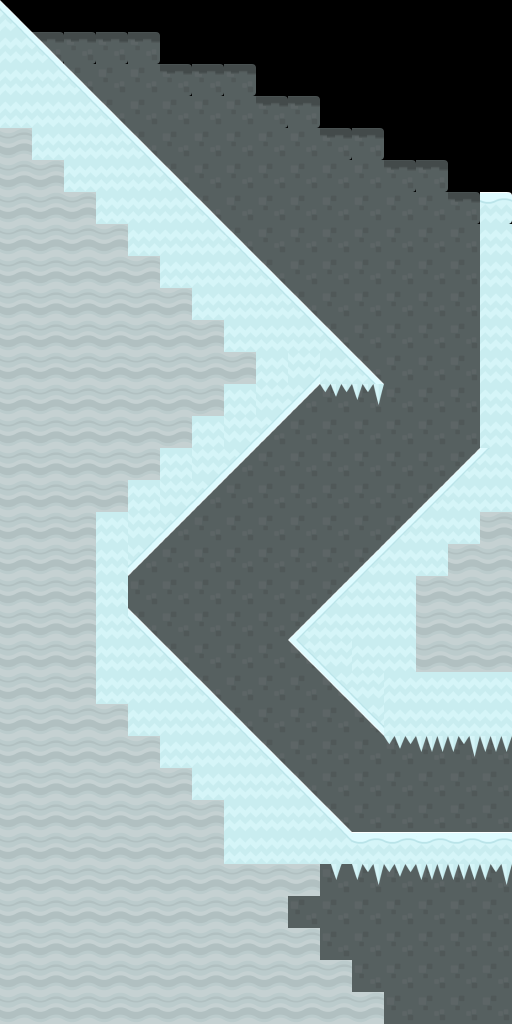

Rendered tile map (Tiled .tmx) drawn with the repository's tilesets; below, a short description and the full map source, tile grids included:
An orthogonal 16x32 tile map with 32x32 px tiles, 2 tile layers (Background, Foreground), 2 tilesets and 13 objects (Start, End, Size).

<map version="1.10" tiledversion="1.11.2" orientation="orthogonal" renderorder="right-down" width="16" height="32" tilewidth="32" tileheight="32" infinite="0" nextlayerid="8" nextobjectid="23">
 <editorsettings>
  <export target="Level_1.lua" format="lua" />
 </editorsettings>
 <tileset firstgid="1" name="Ground" tilewidth="32" tileheight="32" tilecount="128" columns="8">
  <image source="../../Art/Kenney/Platformer Pack Redux (360 assets)/Spritesheets/spritesheet_ground_32px.png" width="256" height="512" />
 </tileset>
 <tileset firstgid="129" name="Ice" tilewidth="32" tileheight="32" tilecount="98" columns="14">
  <image source="../../Art/Kenney/kenney_platformer-art-winter/sheet_32px.png" width="448" height="224" />
 </tileset>
 <layer id="3" name="Background" width="16" height="32" opacity="0.5">
  <data encoding="csv">
0,0,0,0,0,0,0,0,0,0,0,0,0,0,0,0,
36,35,35,35,35,0,0,0,0,0,0,0,0,0,0,0,
36,36,36,36,36,35,35,35,0,0,0,0,0,0,0,0,
36,36,36,36,36,36,36,36,35,35,0,0,0,0,0,0,
36,36,36,36,36,36,36,36,36,36,35,35,0,0,0,0,
36,36,36,36,36,36,36,36,36,36,36,36,35,35,0,0,
36,36,36,36,36,36,36,36,36,36,36,36,36,36,35,0,
36,36,36,36,36,36,36,36,36,36,36,36,36,36,36,36,
36,36,36,36,36,36,36,36,36,36,36,36,36,36,36,36,
36,36,36,36,36,36,36,36,36,36,36,36,36,36,36,36,
36,36,36,36,36,36,36,36,36,36,36,36,36,36,36,36,
36,36,36,36,36,36,36,36,36,36,36,36,36,36,36,36,
36,36,36,36,36,36,36,36,36,36,36,36,36,36,36,36,
36,36,36,36,36,36,36,36,36,36,36,36,36,36,36,36,
36,36,36,36,36,36,36,36,36,36,36,36,36,36,36,36,
36,36,36,36,36,36,36,36,36,36,36,36,36,36,36,36,
36,36,36,36,36,36,36,36,36,36,36,36,36,36,36,36,
36,36,36,36,36,36,36,36,36,36,36,36,36,36,36,36,
36,36,36,36,36,36,36,36,36,36,36,36,36,36,36,36,
36,36,36,36,36,36,36,36,36,36,36,36,36,36,36,36,
36,36,36,36,36,36,36,36,36,36,36,36,36,36,36,36,
36,36,36,36,36,36,36,36,36,36,36,36,36,36,36,36,
36,36,36,36,36,36,36,36,36,36,36,36,36,36,36,36,
36,36,36,36,36,36,36,36,36,36,36,36,36,36,36,36,
36,36,36,36,36,36,36,36,36,36,36,36,36,36,36,36,
36,36,36,36,36,36,36,36,36,36,36,36,36,36,36,36,
36,36,36,36,36,36,36,36,36,36,36,36,36,36,36,36,
36,36,36,36,36,36,36,36,36,36,36,36,36,36,36,36,
36,36,36,36,36,36,36,36,36,36,36,36,36,36,36,36,
36,36,36,36,36,36,36,36,36,36,36,36,36,36,36,36,
36,36,36,36,36,36,36,36,36,36,36,36,36,36,36,36,
36,36,36,36,36,36,36,36,36,36,36,36,36,36,36,36
</data>
 </layer>
 <layer id="2" name="Foreground" width="16" height="32">
  <data encoding="csv">
135,0,0,0,0,0,0,0,0,0,0,0,0,0,0,0,
149,135,0,0,0,0,0,0,0,0,0,0,0,0,0,0,
145,149,135,0,0,0,0,0,0,0,0,0,0,0,0,0,
145,145,149,135,0,0,0,0,0,0,0,0,0,0,0,0,
53,145,145,149,135,0,0,0,0,0,0,0,0,0,0,0,
53,53,145,145,149,135,0,0,0,0,0,0,0,0,0,0,
53,53,53,145,145,149,135,0,0,0,0,0,0,0,0,133,
53,53,53,53,145,145,149,135,0,0,0,0,0,0,0,145,
53,53,53,53,53,145,145,149,135,0,0,0,0,0,0,145,
53,53,53,53,53,53,145,145,149,135,0,0,0,0,0,145,
53,53,53,53,53,53,53,145,145,149,135,0,0,0,0,145,
53,53,53,53,53,53,53,53,145,1073741973,149,135,0,0,0,145,
53,53,53,53,53,53,53,145,1073741973,3221225608,173,172,0,0,0,145,
53,53,53,53,53,53,145,1073741973,3221225608,0,0,0,0,0,0,145,
53,53,53,53,53,145,1073741973,3221225608,0,0,0,0,0,0,136,150,
53,53,53,53,145,1073741973,3221225608,0,0,0,0,0,0,136,150,145,
53,53,53,145,1073741973,3221225608,0,0,0,0,0,0,136,150,145,53,
53,53,53,145,3221225608,0,0,0,0,0,0,136,150,145,53,53,
53,53,53,145,0,0,0,0,0,0,136,150,145,53,53,53,
53,53,53,145,135,0,0,0,0,136,150,145,145,53,53,53,
53,53,53,145,149,135,0,0,0,3221225607,1073741974,145,145,53,53,53,
53,53,53,145,145,149,135,0,0,0,3221225607,1073741974,145,145,145,145,
53,53,53,53,145,145,149,135,0,0,0,3221225607,145,145,145,145,
53,53,53,53,53,145,145,149,135,0,0,0,173,171,172,171,
53,53,53,53,53,53,145,145,149,135,0,0,0,0,0,0,
53,53,53,53,53,53,53,145,145,149,135,0,0,0,0,0,
53,53,53,53,53,53,53,145,145,145,149,132,132,132,132,132,
53,53,53,53,53,53,53,53,53,53,188,172,173,171,171,172,
53,53,53,53,53,53,53,53,53,0,0,0,0,0,0,0,
53,53,53,53,53,53,53,53,53,53,0,0,0,0,0,0,
53,53,53,53,53,53,53,53,53,53,53,0,0,0,0,0,
53,53,53,53,53,53,53,53,53,53,53,53,0,0,0,0
</data>
 </layer>
 <group id="7" name="Objects" visible="0">
  <objectgroup id="5" name="ice_Collision">
   <object id="7" x="0" y="0">
    <polygon points="0,0 384,384 0,384" />
   </object>
   <object id="9" x="384" y="384">
    <polygon points="0,0 -384,0 -384,-384" />
   </object>
   <object id="11" x="128" y="608">
    <polygon points="0,0 224,224 0,224" />
   </object>
   <object id="12" x="384" y="736">
    <polygon points="0,0 -96,-96 0,-96" />
   </object>
   <object id="13" x="288" y="640">
    <polygon points="0,0 192,-192 192,0" />
   </object>
   <object id="17" x="384" y="640" width="128" height="96" />
   <object id="19" x="480" y="0" width="32" height="640" />
   <object id="20" x="0" y="384" width="128" height="640" />
   <object id="21" x="128" y="832" width="384" height="192" />
   <object id="22" x="320" y="384">
    <polygon points="0,0 -192,192 -192,0" />
   </object>
  </objectgroup>
  <objectgroup id="6" name="Markers">
   <object id="3" name="Start" x="0" y="0" width="32" height="32" />
   <object id="4" name="End" x="480" y="832" width="32" height="32" />
   <object id="5" name="Size" x="512" y="1024" width="32" height="32" />
  </objectgroup>
 </group>
</map>